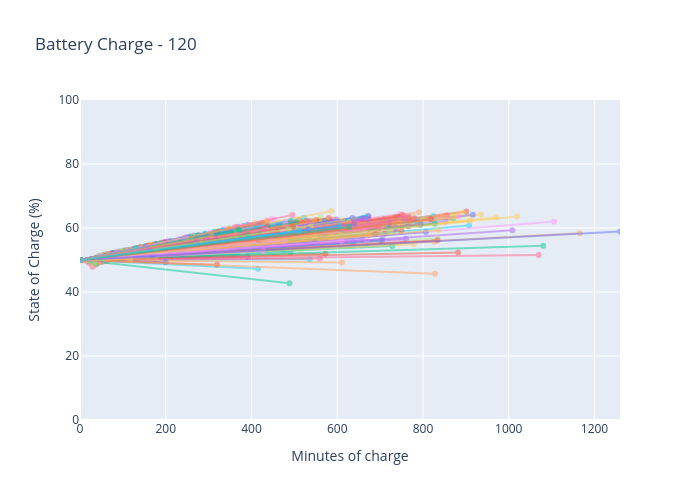
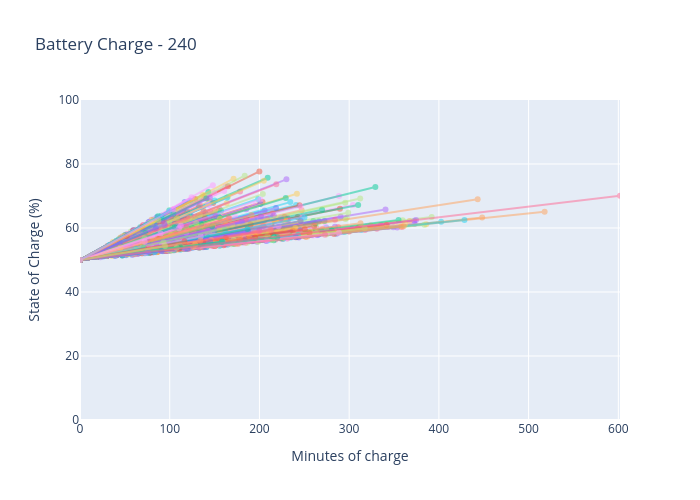
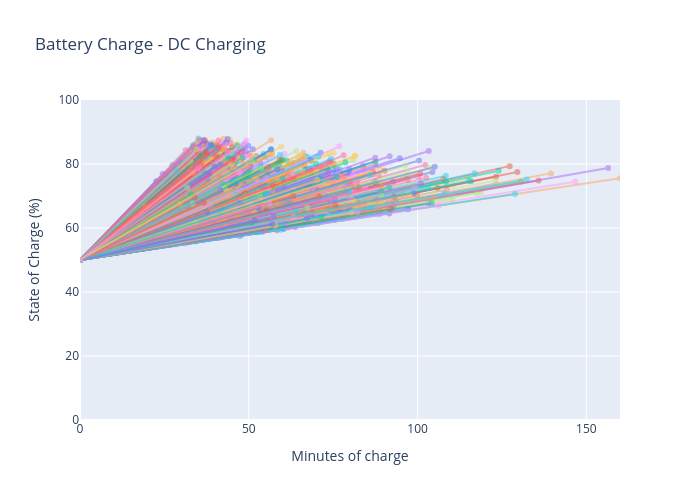

Notebook code cell kept with these figures, in order:
### Code cell
charge_data['soc'] = 50
charge_data['end_soc'] = charge_data['soc'] + charge_data['charge'] 


















# --- Matplotlib version ---
# Dictionary to map charge_mode to plot title
mode_titles = {
    120: '120',
    240: '240',
    360: 'DC Charging'
}

for mode, title in mode_titles.items():
    # Filter the data for the current charge mode
    filtered_data = charge_data[charge_data['charge_mode'] == mode]

    # Max min for x-axis scaling based on filtered data
    max_minutes = filtered_data['duration_minutes'].max()

    fig, ax = plt.subplots(figsize=(7, 6))

    for _, row in filtered_data.iterrows():
        x_vals = [0, row['duration_minutes']]
        y_vals = [row['soc'], row['end_soc']]
        ax.plot(x_vals, y_vals, marker='o', alpha=0.6)

    ax.set_title(f'Battery Charge - {title}')
    ax.set_xlabel('Minutes of charge')
    ax.set_ylabel('State of Charge (%)')
    ax.set_xlim(0, max_minutes)
    ax.set_ylim(0, 100)
    ax.grid(True)
    plt.tight_layout()
    plt.show()

# --- Plotly version ---

for mode, title in mode_titles.items():
    # Filter the data for the current charge mode
    filtered_data = charge_data[charge_data['charge_mode'] == mode]

    # Reset index to ensure a fresh index for each filtered dataframe
    filtered_data = filtered_data.reset_index(drop=True)

    colors = px.colors.qualitative.Plotly
    fig = go.Figure()

    for color_idx, (_, row) in enumerate(filtered_data.iterrows()):
        fig.add_trace(
            go.Scatter(
                x=[0, row['duration_minutes']],
                y=[row['soc'], row['end_soc']],
                mode='lines+markers',
                opacity=0.5,
                line=dict(color=colors[color_idx % len(colors)], width=2),
                marker=dict(size=6),
                name=f"charge {row.name}",
                hovertemplate=(
                    f"charge index: {row.name}<br>"
                    f"SOC start: {row['soc']}%<br>"
                    f"SOC end: {row['end_soc']}%<br>"
                    f"Min of charge: {row['duration_minutes']} min<br>"
                )
            )
        )

    max_minutes = filtered_data['duration_minutes'].max()
    fig.update_xaxes(title_text='Minutes of charge', range=[0, max_minutes])
    fig.update_yaxes(title_text='State of Charge (%)', range=[0, 100])

    fig.update_layout(
        title=f"Battery Charge - {title}",
        height=500,
        width=700,
        showlegend=False,
        hovermode='closest'
    )
    fig.show()
